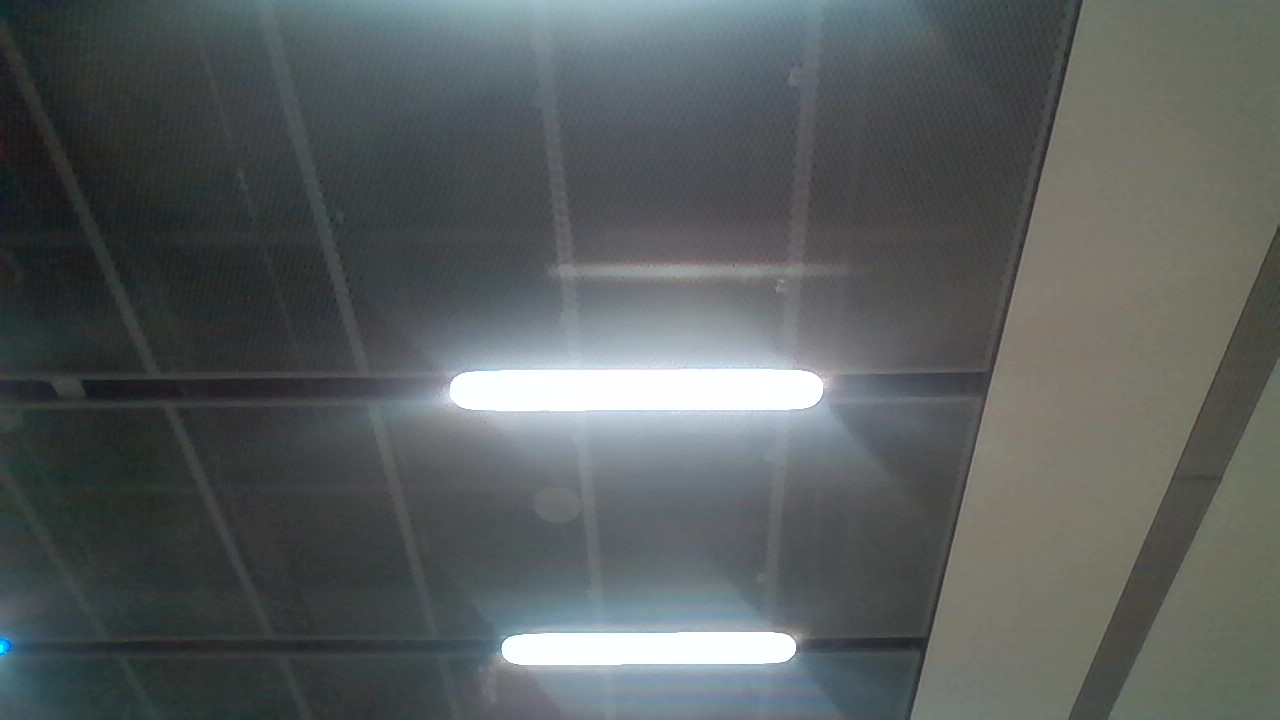
#> input picture test_picture/test1.jpg, 1280 x 720 px, found by its file name; the run also reads 1 picture not shown here
$ python p60_depth_prediction.py
#> lines starting #> are read from the running program, lines starting #| are printed output that depends on the picture
import numpy as np
import cv2
imgL=cv2.imread(r'C:\Users\max21\Desktop\Python\OpenCV\OpenCV\OpenCV\test1.jpg')
#> imgL is the input picture: shape (720, 1280, 3); mean B, G, R 94.3, 94.4, 89.1
imgR=cv2.imread(r'C:\Users\max21\Desktop\Python\OpenCV\OpenCV\OpenCV\test2.jpg')


def update(val = 0):
#> called with val = 0
    stereo.setBlockSize(cv2.getTrackbarPos('window_size', 'disparity'))
    stereo.setUniquenessRatio(cv2.getTrackbarPos('uniquenessRatio', 'disparity'))
    stereo.setSpeckleWindowSize(cv2.getTrackbarPos('speckleWindowSize', 'disparity'))
    stereo.setSpeckleRange(cv2.getTrackbarPos('speckleRange', 'disparity'))
    stereo.setDisp12MaxDiff(cv2.getTrackbarPos('disp12MaxDiff', 'disparity'))

    print ('computing disparity...')
    disp = stereo.compute(imgL, imgR).astype(np.float32) / 16.0
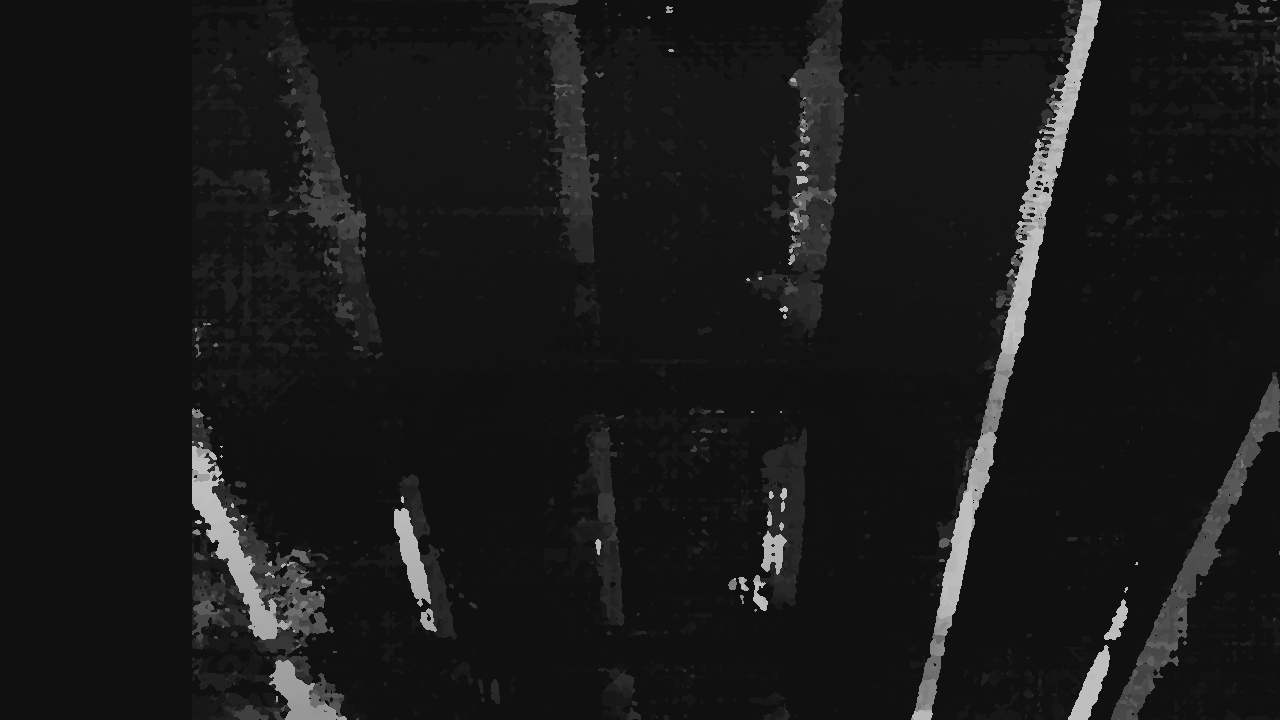
#> disp: shape (720, 1280) float32; min 15, max 191, mean 25
    cv2.imshow('disparity', (disp-min_disp)/num_disp)
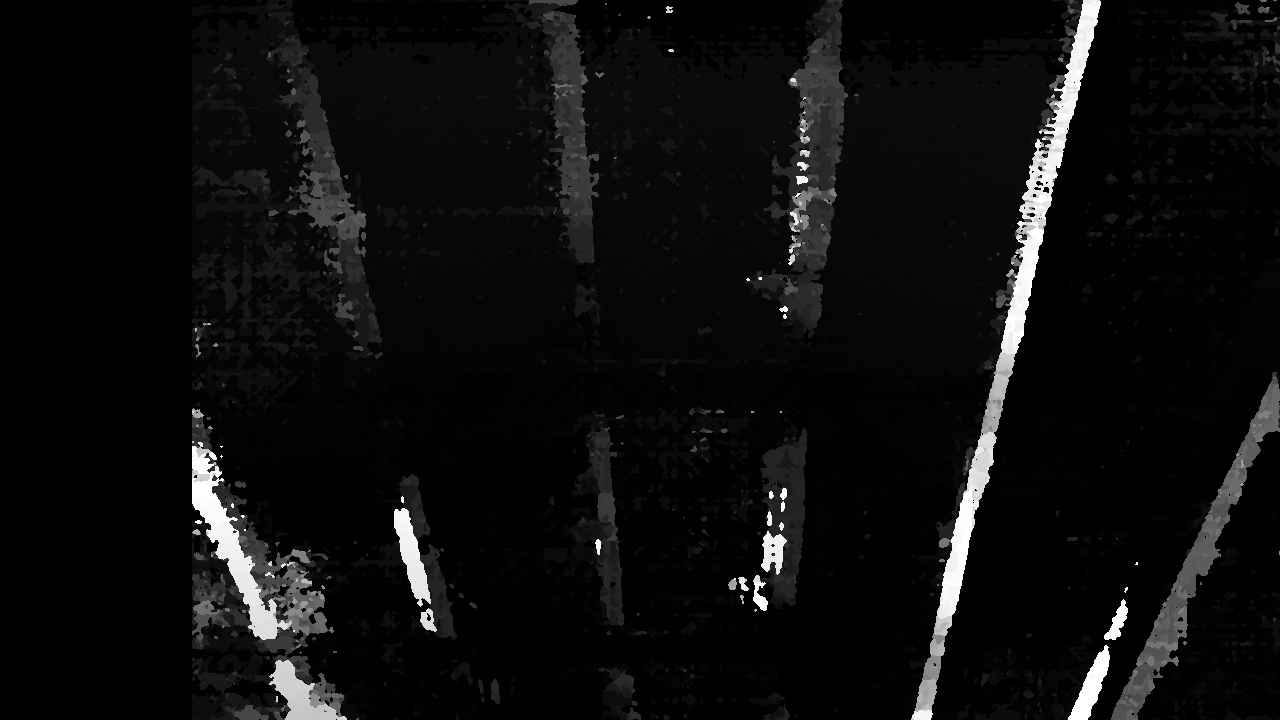
#> window 'disparity': shape (720, 1280) float32; min -0.00568, max 0.994, mean 0.0509; drawn with min black and max white


if __name__ == "__main__":
    window_size = 5
    min_disp = 16
    num_disp = 192-min_disp
    blockSize = window_size
    uniquenessRatio = 1
    speckleRange = 12
    speckleWindowSize = 3
    disp12MaxDiff = 200
    P1 = 600
    P2 = 2400


    cv2.namedWindow('disparity',0)
    cv2.createTrackbar('speckleRange', 'disparity', speckleRange, 50, update)
    cv2.createTrackbar('window_size', 'disparity', window_size, 21, update)
    cv2.createTrackbar('speckleWindowSize', 'disparity', speckleWindowSize, 200, update)
    cv2.createTrackbar('uniquenessRatio', 'disparity', uniquenessRatio, 50, update)
    cv2.createTrackbar('disp12MaxDiff', 'disparity', disp12MaxDiff, 250, update)


    stereo = cv2.StereoSGBM_create(
        minDisparity = min_disp,
        numDisparities = num_disp,
        blockSize = window_size,
        uniquenessRatio = uniquenessRatio,
        speckleRange = speckleRange,
        speckleWindowSize = speckleWindowSize,
        disp12MaxDiff = disp12MaxDiff,
        P1 = P1,
        P2 = P2
    )
    update()
    cv2.waitKey(0)
    cv2.destroyAllWindows()
